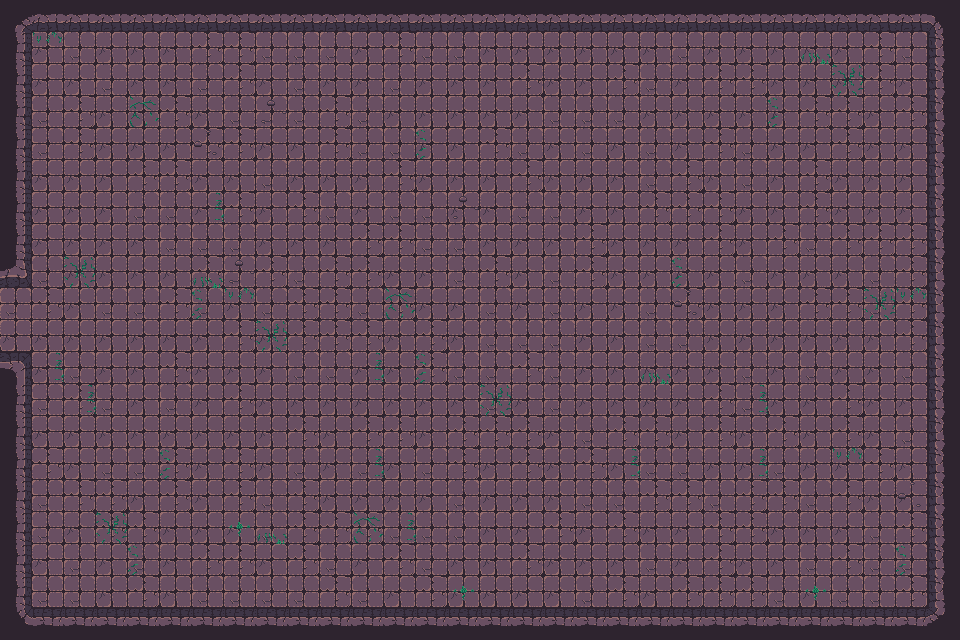

This is a level from a 2D game, rendered from its Tiled map with the project's own tilesets. A one-line summary and the complete map file follow:
An orthogonal 30x20 tile map with 32x32 px tiles, 3 tile layers (Walls, Decor, Items), 2 tilesets and 58 objects.

<map version="1.10" tiledversion="1.11.2" orientation="orthogonal" renderorder="right-down" width="30" height="20" tilewidth="32" tileheight="32" infinite="0" nextlayerid="3" nextobjectid="1">
    <tileset firstgid="1" name="Town Tileset" tilewidth="32" tileheight="32" tilecount="64" columns="8">
        <image source="../../../tiles/World H Tileset.png" trans="ff00ff" width="256" height="256" />
        <tile id="4">
            <objectgroup draworder="index" id="2">
                <object id="1" x="0" y="0" width="32" height="32" />
            </objectgroup>
        </tile>
        <tile id="5">
            <objectgroup draworder="index" id="2">
                <object id="1" x="0" y="0" width="32" height="32" />
            </objectgroup>
        </tile>
        <tile id="6">
            <objectgroup draworder="index" id="2">
                <object id="1" x="0" y="0" width="32" height="32" />
            </objectgroup>
        </tile>
        <tile id="7">
            <objectgroup draworder="index" id="2">
                <object id="1" x="0" y="0" width="32" height="32" />
            </objectgroup>
        </tile>
        <tile id="8">
            <objectgroup draworder="index" id="2">
                <object id="1" x="0" y="0" width="32" height="32" />
            </objectgroup>
        </tile>
        <tile id="10">
            <objectgroup draworder="index" id="2">
                <object id="1" x="0" y="32" width="32" height="0" />
            </objectgroup>
        </tile>
        <tile id="11">
            <objectgroup draworder="index" id="2">
                <object id="1" x="0" y="32" width="32" height="0" />
                <object id="2" x="32" y="0" width="0" height="32" />
            </objectgroup>
        </tile>
        <tile id="12">
            <objectgroup draworder="index" id="2">
                <object id="1" x="32" y="0" width="0" height="32" />
            </objectgroup>
        </tile>
        <tile id="13">
            <objectgroup draworder="index" id="2">
                <object id="1" x="0" y="32" width="32" height="0" />
                <object id="2" x="0" y="32" width="32" height="0" />
                <object id="3" x="0" y="0" width="0" height="32" />
            </objectgroup>
        </tile>
        <tile id="14">
            <objectgroup draworder="index" id="2">
                <object id="1" x="0" y="0" width="0" height="32" />
            </objectgroup>
        </tile>
        <tile id="16">
            <objectgroup draworder="index" id="2">
                <object id="1" x="0" y="0" width="32" height="32" />
            </objectgroup>
        </tile>
        <tile id="24">
            <objectgroup draworder="index" id="2">
                <object id="1" x="0" y="0" width="32" height="32" />
            </objectgroup>
        </tile>
    </tileset>
    <tileset firstgid="65" name="Dungeon Crawler Tileset" tilewidth="32" tileheight="32" tilecount="100" columns="10">
        <image source="../../../tiles/Dungeon_Tile.png" trans="" width="320" height="320" />
        <tile id="2">
            <objectgroup draworder="index" id="2">
                <object id="1" x="0" y="0" width="32" height="32" />
            </objectgroup>
        </tile>
        <tile id="3">
            <objectgroup draworder="index" id="2">
                <object id="1" x="0" y="0" width="32" height="32" />
            </objectgroup>
        </tile>
        <tile id="4">
            <objectgroup draworder="index" id="2">
                <object id="1" x="0" y="0" width="32" height="32" />
            </objectgroup>
        </tile>
        <tile id="5">
            <objectgroup draworder="index" id="2">
                <object id="1" x="0" y="0" width="32" height="32" />
            </objectgroup>
        </tile>
        <tile id="6">
            <objectgroup draworder="index" id="2">
                <object id="1" x="0" y="0" width="32" height="32" />
            </objectgroup>
        </tile>
        <tile id="8">
            <objectgroup draworder="index" id="2">
                <object id="1" x="0" y="0" width="32" height="32" />
            </objectgroup>
        </tile>
        <tile id="12">
            <objectgroup draworder="index" id="2">
                <object id="1" x="0" y="0" width="32" height="32" />
            </objectgroup>
        </tile>
        <tile id="13">
            <objectgroup draworder="index" id="2">
                <object id="1" x="0" y="0" width="32" height="32" />
            </objectgroup>
        </tile>
        <tile id="14">
            <objectgroup draworder="index" id="2">
                <object id="1" x="0" y="0" width="32" height="32" />
            </objectgroup>
        </tile>
        <tile id="15">
            <objectgroup draworder="index" id="2">
                <object id="1" x="0" y="0" width="32" height="32" />
            </objectgroup>
        </tile>
        <tile id="16">
            <objectgroup draworder="index" id="2">
                <object id="1" x="0" y="0" width="32" height="32" />
            </objectgroup>
        </tile>
        <tile id="18">
            <objectgroup draworder="index" id="2">
                <object id="1" x="0" y="0" width="32" height="32" />
            </objectgroup>
        </tile>
        <tile id="22">
            <objectgroup draworder="index" id="2">
                <object id="1" x="0" y="0" width="32" height="32" />
            </objectgroup>
        </tile>
        <tile id="23">
            <objectgroup draworder="index" id="2">
                <object id="1" x="0" y="0" width="32" height="32" />
            </objectgroup>
        </tile>
        <tile id="24">
            <objectgroup draworder="index" id="2">
                <object id="1" x="0" y="0" width="32" height="32" />
            </objectgroup>
        </tile>
        <tile id="25">
            <objectgroup draworder="index" id="2">
                <object id="1" x="0" y="0" width="32" height="32" />
            </objectgroup>
        </tile>
        <tile id="26">
            <objectgroup draworder="index" id="2">
                <object id="1" x="0" y="0" width="32" height="32" />
            </objectgroup>
        </tile>
        <tile id="28">
            <objectgroup draworder="index" id="2">
                <object id="1" x="0" y="0" width="32" height="32" />
            </objectgroup>
        </tile>
        <tile id="32">
            <objectgroup draworder="index" id="2">
                <object id="1" x="0" y="0" width="32" height="32" />
            </objectgroup>
        </tile>
        <tile id="33">
            <objectgroup draworder="index" id="2">
                <object id="1" x="0" y="0" width="32" height="32" />
            </objectgroup>
        </tile>
        <tile id="34">
            <objectgroup draworder="index" id="2">
                <object id="1" x="0" y="0" width="32" height="32" />
            </objectgroup>
        </tile>
        <tile id="35">
            <objectgroup draworder="index" id="2">
                <object id="1" x="0" y="0" width="32" height="32" />
            </objectgroup>
        </tile>
        <tile id="36">
            <objectgroup draworder="index" id="2">
                <object id="1" x="0" y="0" width="32" height="32" />
            </objectgroup>
        </tile>
        <tile id="38">
            <objectgroup draworder="index" id="2">
                <object id="1" x="0" y="0" width="32" height="32" />
            </objectgroup>
        </tile>
        <tile id="42">
            <objectgroup draworder="index" id="2">
                <object id="1" x="0" y="0" width="32" height="32" />
            </objectgroup>
        </tile>
        <tile id="43">
            <objectgroup draworder="index" id="2">
                <object id="1" x="0" y="0" width="32" height="32" />
            </objectgroup>
        </tile>
        <tile id="44">
            <objectgroup draworder="index" id="2">
                <object id="1" x="0" y="0" width="32" height="32" />
            </objectgroup>
        </tile>
        <tile id="45">
            <objectgroup draworder="index" id="2">
                <object id="1" x="0" y="0" width="32" height="32" />
            </objectgroup>
        </tile>
        <tile id="46">
            <objectgroup draworder="index" id="2">
                <object id="1" x="0" y="0" width="32" height="32" />
            </objectgroup>
        </tile>
        <tile id="48">
            <objectgroup draworder="index" id="2">
                <object id="1" x="0" y="0" width="32" height="32" />
            </objectgroup>
        </tile>
        <tile id="52">
            <objectgroup draworder="index" id="2">
                <object id="1" x="0" y="0" width="32" height="32" />
            </objectgroup>
        </tile>
        <tile id="53">
            <objectgroup draworder="index" id="2">
                <object id="1" x="0" y="0" width="32" height="32" />
            </objectgroup>
        </tile>
        <tile id="54">
            <objectgroup draworder="index" id="2">
                <object id="1" x="0" y="0" width="32" height="32" />
            </objectgroup>
        </tile>
        <tile id="55">
            <objectgroup draworder="index" id="2">
                <object id="1" x="0" y="0" width="32" height="32" />
            </objectgroup>
        </tile>
        <tile id="56">
            <objectgroup draworder="index" id="2">
                <object id="1" x="0" y="0" width="32" height="32" />
            </objectgroup>
        </tile>
        <tile id="58">
            <objectgroup draworder="index" id="2">
                <object id="1" x="0" y="0" width="32" height="32" />
            </objectgroup>
        </tile>
        <tile id="62">
            <objectgroup draworder="index" id="2">
                <object id="1" x="0" y="0" width="32" height="32" />
            </objectgroup>
        </tile>
        <tile id="63">
            <objectgroup draworder="index" id="2">
                <object id="1" x="0" y="0" width="32" height="32" />
            </objectgroup>
        </tile>
        <tile id="64">
            <objectgroup draworder="index" id="2">
                <object id="1" x="0" y="0" width="32" height="32" />
            </objectgroup>
        </tile>
        <tile id="65">
            <objectgroup draworder="index" id="2">
                <object id="1" x="0" y="0" width="32" height="32" />
            </objectgroup>
        </tile>
        <tile id="66">
            <objectgroup draworder="index" id="2">
                <object id="1" x="0" y="0" width="32" height="32" />
            </objectgroup>
        </tile>
        <tile id="68">
            <objectgroup draworder="index" id="2">
                <object id="1" x="0" y="0" width="32" height="32" />
            </objectgroup>
        </tile>
        <tile id="80">
            <objectgroup draworder="index" id="2">
                <object id="1" x="0" y="0" width="32" height="32" />
            </objectgroup>
        </tile>
    </tileset>
    <layer id="1" name="Walls" width="30" height="20">
        <data encoding="csv">
67,68,68,68,68,68,68,68,68,68,68,68,68,68,68,68,68,68,68,68,68,68,68,68,68,68,68,68,68,69,
77,75,66,75,75,75,65,65,66,66,66,75,65,66,66,75,75,75,75,75,75,66,75,75,75,75,75,65,66,79,
77,75,75,66,75,75,66,65,75,66,75,75,66,75,75,75,65,75,75,65,66,75,65,65,75,75,75,65,75,79,
77,66,65,75,75,65,75,66,66,66,65,66,75,75,75,75,75,66,66,66,75,75,75,75,75,65,65,75,65,79,
77,66,65,75,75,75,65,65,75,75,65,66,66,75,75,65,66,75,66,75,66,75,65,66,75,75,65,75,75,79,
77,75,75,75,65,65,75,75,66,75,75,75,65,75,75,75,65,75,75,75,66,65,75,66,75,65,75,75,75,79,
77,75,75,75,66,66,75,65,75,65,66,75,66,66,75,75,66,66,75,75,65,65,65,75,75,65,75,75,75,79,
77,75,75,75,75,66,66,66,75,75,75,65,65,66,66,75,75,75,65,75,75,75,65,75,65,66,65,65,65,79,
103,66,75,75,75,75,65,66,65,66,65,65,75,75,66,65,75,66,65,75,75,75,75,66,75,75,75,66,65,79,
66,65,75,66,66,65,66,75,66,65,65,66,65,75,75,66,75,66,75,75,66,65,75,75,75,65,65,66,65,79,
75,75,75,75,75,75,75,65,75,65,65,65,75,65,75,66,66,66,75,75,66,66,75,75,75,75,75,75,65,79,
73,75,66,75,75,65,75,75,75,66,66,75,75,65,66,66,65,66,75,75,75,75,75,66,75,66,75,75,66,79,
77,66,65,66,75,66,75,65,75,75,75,75,75,75,75,66,75,66,75,75,75,75,65,66,75,75,65,75,75,79,
77,75,75,75,75,75,75,75,75,65,75,65,65,75,65,65,65,75,66,65,65,75,65,75,65,75,65,75,66,79,
77,65,75,66,66,65,75,65,75,66,75,66,75,66,65,75,65,75,65,75,66,66,75,75,66,75,75,65,75,79,
77,66,65,65,75,65,75,65,66,65,75,75,75,75,66,75,75,75,66,66,65,65,66,65,65,66,65,75,75,79,
77,66,75,65,65,75,75,75,66,65,65,65,66,66,66,75,75,65,75,65,75,75,65,65,75,75,75,66,65,79,
77,75,66,75,66,75,65,65,75,65,66,75,65,66,75,75,65,75,75,75,66,75,65,75,75,66,65,66,66,79,
77,66,66,75,65,75,66,66,66,66,65,66,75,65,75,75,75,75,66,65,75,65,65,65,66,75,66,66,65,79,
87,88,88,88,88,88,88,88,88,88,88,88,88,88,88,88,88,88,88,88,88,88,88,88,88,88,88,88,88,89
        </data>
    </layer>
    <layer id="1" name="Decor" width="30" height="20">
        <data encoding="csv">
133,133,133,133,133,133,133,133,133,133,133,133,133,133,133,133,133,133,133,133,133,133,133,133,133,133,133,133,133,133,
133,138,133,133,133,133,133,133,133,133,133,133,133,133,133,133,133,133,133,133,133,133,133,133,133,137,133,133,133,133,
133,133,133,133,133,133,133,133,133,133,133,133,133,133,133,133,133,133,133,133,133,133,133,133,133,133,125,133,133,133,
133,133,133,133,126,133,133,133,115,133,133,133,133,133,133,133,133,133,133,133,133,133,133,133,139,133,133,133,133,133,
133,133,133,133,133,133,116,133,133,133,133,133,133,139,133,133,133,133,133,133,133,133,133,133,133,133,133,133,133,133,
133,133,133,133,133,133,133,133,133,133,133,133,133,133,133,133,133,133,133,133,133,133,133,133,133,133,133,133,133,133,
133,133,133,133,133,133,140,133,133,133,133,133,133,133,115,133,133,133,133,133,133,133,133,133,133,133,133,133,133,133,
133,133,133,133,133,133,133,133,133,133,133,133,133,133,133,133,133,133,133,133,133,133,133,133,133,133,133,133,133,133,
133,133,125,133,133,133,137,115,133,133,133,133,133,133,133,133,133,133,133,133,133,139,133,133,133,133,133,133,133,133,
133,133,133,133,133,133,139,138,133,133,133,133,126,133,133,133,133,133,133,133,133,116,133,133,133,133,133,125,138,133,
133,133,133,133,133,133,133,133,125,133,133,133,133,133,133,133,133,133,133,133,133,133,133,133,133,133,133,133,133,133,
133,140,133,133,133,133,133,133,133,133,133,140,133,139,133,133,133,133,133,133,137,133,133,136,133,133,133,133,133,133,
133,133,140,133,133,133,133,133,133,133,133,133,133,133,133,125,133,133,133,133,133,133,133,140,133,133,133,133,133,133,
133,133,133,133,133,133,133,133,133,133,133,133,133,133,133,133,133,133,133,133,133,133,133,133,133,133,133,133,133,133,
133,133,133,133,133,139,133,133,133,133,133,140,133,133,133,133,133,133,133,140,133,133,133,140,133,133,138,133,133,133,
133,133,133,133,133,133,133,133,133,133,133,133,133,133,133,133,133,133,133,133,133,133,133,133,133,133,133,133,116,133,
133,133,133,125,133,133,133,135,137,133,133,126,140,133,133,133,133,133,133,133,133,133,136,133,133,133,133,133,133,133,
133,133,133,133,139,133,133,133,133,133,133,133,133,133,133,133,133,133,133,133,133,133,133,133,133,133,133,133,139,133,
133,133,133,133,133,133,133,133,136,133,133,133,133,133,135,133,133,133,133,133,133,133,133,133,136,135,133,133,133,133,
133,133,133,133,133,133,133,133,133,133,133,133,133,133,133,133,133,133,133,133,133,133,133,133,133,133,133,133,133,133
        </data>
    </layer>
    <layer id="1" name="Items" width="30" height="20">
        <data encoding="csv">
133,133,133,133,133,133,133,133,133,133,133,133,133,133,133,133,133,133,133,133,133,133,133,133,133,133,133,133,133,133,
133,133,133,133,133,133,133,133,133,133,133,133,133,133,133,133,133,133,133,133,133,133,133,133,133,133,133,133,133,133,
133,133,133,133,133,133,133,133,133,133,133,133,133,133,133,133,133,133,133,133,133,133,133,133,133,133,133,133,133,133,
133,133,133,133,133,133,133,133,133,133,133,133,133,133,133,133,133,133,133,133,133,133,133,133,133,133,133,133,133,133,
133,133,133,133,133,133,133,133,133,133,133,133,133,133,133,133,133,133,133,133,133,133,133,133,133,133,133,133,133,133,
133,133,133,133,133,133,133,133,133,133,133,133,133,133,133,133,133,133,133,133,133,133,133,133,133,133,133,133,133,133,
133,133,133,133,133,133,133,133,133,133,133,133,133,133,133,133,133,133,133,133,133,133,133,133,133,133,133,133,133,133,
133,133,133,133,133,133,133,133,133,133,133,133,133,133,133,133,133,133,133,133,133,133,133,133,133,133,133,133,133,133,
133,133,133,133,133,133,133,133,133,133,133,133,133,133,133,133,133,133,133,133,133,133,133,133,133,133,133,133,133,133,
133,133,133,133,133,133,133,133,133,133,133,133,133,133,133,133,133,133,133,133,133,133,133,133,133,133,133,133,133,133,
133,133,133,133,133,133,133,133,133,133,133,133,133,133,133,133,133,133,133,133,133,133,133,133,133,133,133,133,133,133,
133,133,133,133,133,133,133,133,133,133,133,133,133,133,133,133,133,133,133,133,133,133,133,133,133,133,133,133,133,133,
133,133,133,133,133,133,133,133,133,133,133,133,133,133,133,133,133,133,133,133,133,133,133,133,133,133,133,133,133,133,
133,133,133,133,133,133,133,133,133,133,133,133,133,133,133,133,133,133,133,133,133,133,133,133,133,133,133,133,133,133,
133,133,133,133,133,133,133,133,133,133,133,133,133,133,133,133,133,133,133,133,133,133,133,133,133,133,133,133,133,133,
133,133,133,133,133,133,133,133,133,133,133,133,133,133,133,133,133,133,133,133,133,133,133,133,133,133,133,133,133,133,
133,133,133,133,133,133,133,133,133,133,133,133,133,133,133,133,133,133,133,133,133,133,133,133,133,133,133,133,133,133,
133,133,133,133,133,133,133,133,133,133,133,133,133,133,133,133,133,133,133,133,133,133,133,133,133,133,133,133,133,133,
133,133,133,133,133,133,133,133,133,133,133,133,133,133,133,133,133,133,133,133,133,133,133,133,133,133,133,133,133,133,
133,133,133,133,133,133,133,133,133,133,133,133,133,133,133,133,133,133,133,133,133,133,133,133,133,133,133,133,133,133
        </data>
    </layer>
</map>
